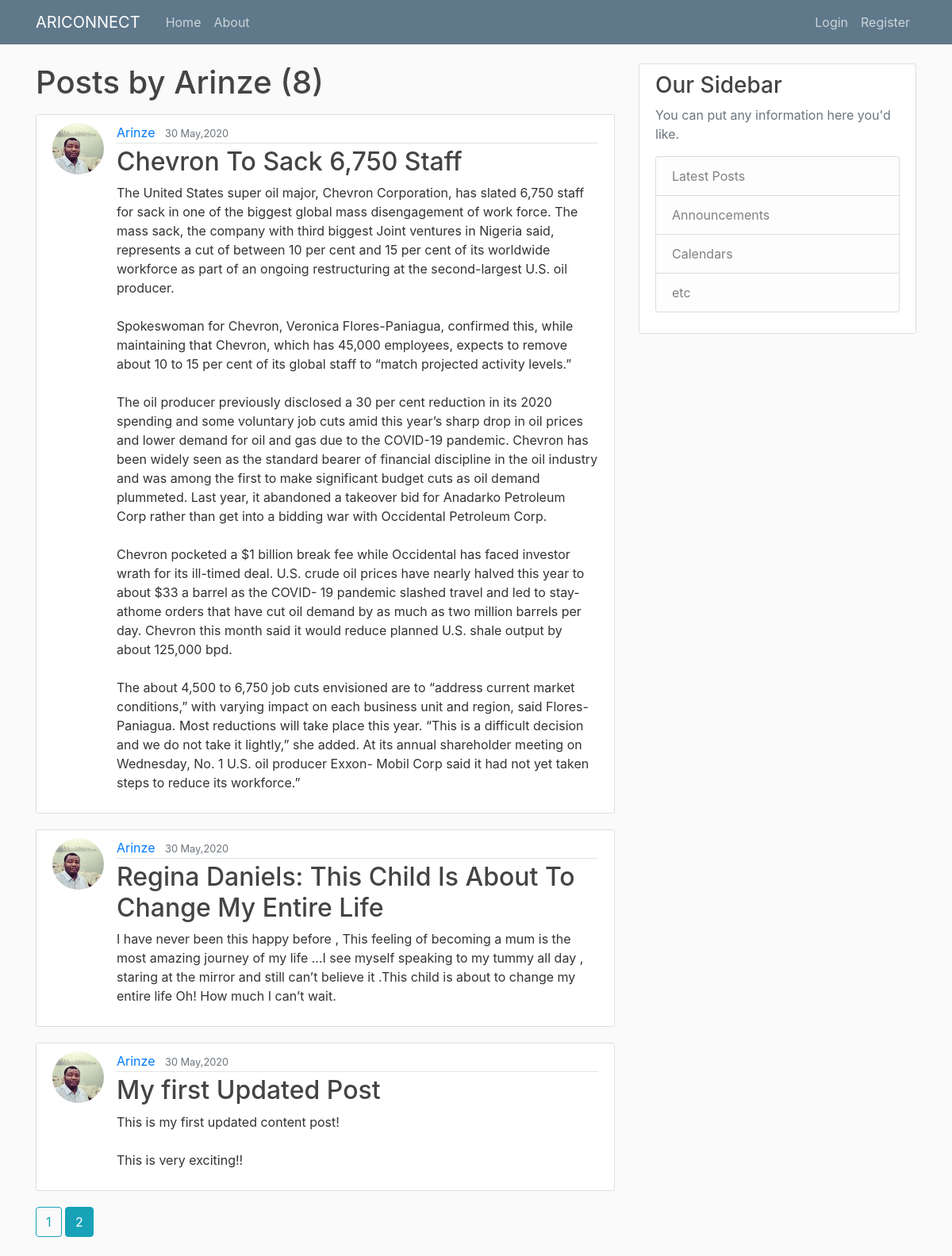
The app's page /user/Arinze?page=2 with its own data.
### flaskblog/models.py (models this page shows, shortened)
class User(db.Model, UserMixin):
    id = db.Column(db.Integer, primary_key = True)
    username = db.Column(db.String(20), unique = True, nullable = False)
    email = db.Column(db.String(120), unique = True, nullable = False)
    image_file = db.Column(db.String(20), nullable = False, default = "default.jpg")
    password = db.Column(db.String(60), nullable = False)
    posts = db.relationship("Post", backref="author", lazy = True)

class Post(db.Model):
    id = db.Column(db.Integer, primary_key = True)
    title = db.Column(db.String(100), nullable = False)
    date_posted = db.Column(db.DateTime, nullable = False, default = datetime.utcnow)
    content = db.Column(db.Text, nullable = False)
    user_id = db.Column(db.Integer, db.ForeignKey("user.id"), nullable = False)

### flaskblog/users/routes.py (the view)
@users.route('/user/<string:username>')
def user_posts(username):
    page = request.args.get("page", 1, type=int)
    user= User.query.filter_by(username=username).first_or_404()#get the first user with this username and if you get a none, return 404 error
    posts = Post.query.filter_by(author=user).order_by(Post.date_posted.desc()).paginate(page=page, per_page=5) #how many posts on each page
    return render_template("user_posts.html", posts=posts, user=user)

### flaskblog/templates/user_posts.html
{%extends "layout.html"%}
{%block content%}
  <h1 class="mb-3">Posts by {{user.username}} ({{posts.total}}) </h1>
    {% for post in posts.items%}
        <article class="media content-section">
          <img class = "rounded-circle article-img" src="{{url_for("static", filename = "profile_pics/"+post.author.image_file)}}">
          <div class="media-body">
            <div class="article-metadata">
              <a class="mr-2" href="{{url_for("users.user_posts",username=post.author.username)}}">{{ post.author.username }}</a>
              <small class="text-muted">{{ post.date_posted.strftime("%d %b,%Y") }}</small>
            </div>
            <h2><a class="article-title" href="{{url_for("posts.post", post_id=post.id)}}">{{ post.title }}</a></h2>
            <p class="article-content">{{ post.content }}</p>
          </div>
        </article>
    {%endfor%}
    {% for page_num in posts.iter_pages(left_edge=1, right_edge=1, left_current=1, right_current=2)%}
      {%if page_num%}
        {%if posts.page ==page_num%}
          <a class="btn btn-info mb-4"href="{{url_for("users.user_posts",username=user.username, page=page_num)}}">{{page_num}}</a>
        {%else%}
          <a class="btn btn-outline-info mb-4"href="{{url_for("users.user_posts",username=user.username, page=page_num)}}">{{page_num}}</a>
        {%endif%}
      {%else%}
      ...
      {%endif%}
    {%endfor%}
{%endblock content%}

### flaskblog/static/main.css (style rules this page uses)
body { background: #fafafa; color: #333333; margin-top: 5rem; }
h1, h2, h3, h4, h5, h6 { color: #444444; }
.content-section { background: #ffffff; padding: 10px 20px; border: 1px solid #dddddd; border-radius: 3px; margin-bottom: 20px; }
.article-title { color: #444444; }
.article-content { white-space: pre-line; }
.article-img { height: 65px; width: 65px; margin-right: 16px; }
.article-metadata { padding-bottom: 1px; margin-bottom: 4px; border-bottom: 1px solid #e3e3e3 }

### records on screen
User: username "Arinze"
Post: image_file (picture), author.username "Arinze", date_posted "30 May,2020", title "Chevron To Sack 6,750 Staff", content "The United States super oil major, Chevron Corporation, has slated 6,750 staff for sack in one of the biggest global mass disengagement of work force. The mass sack, the company with third biggest Joint ventures in Nigeria said, represents a cut of between 10 per cent and 15 per cent of its worldwide workforce as part of an ongoing restructuring at the second-largest U.S. oil producer. Spokeswoman for Chevron, Veronica Flores-Paniagua, confirmed this, while maintaining that Chevron, which has 45,000 employees, expects to remove about 10 to 15 per cent of its global staff to “match projected activity levels.” The oil producer previously disclosed a 30 per cent reduction in its 2020 spending…"
Post: image_file (picture), author.username "Arinze", date_posted "30 May,2020", title "Regina Daniels: This Child Is About To Change My Entire Life", content "I have never been this happy before , This feeling of becoming a mum is the most amazing journey of my life ...I see myself speaking to my tummy all day , staring at the mirror and still can’t believe it .This child is about to change my entire life Oh! How much I can’t wait."
Post: image_file (picture), author.username "Arinze", date_posted "30 May,2020", title "My first Updated Post", content "This is my first updated content post! This is very exciting!!"

### other values on screen
{{ posts.total }} "8"
{{ page_num }} "1"
{{ page_num }} "2"
